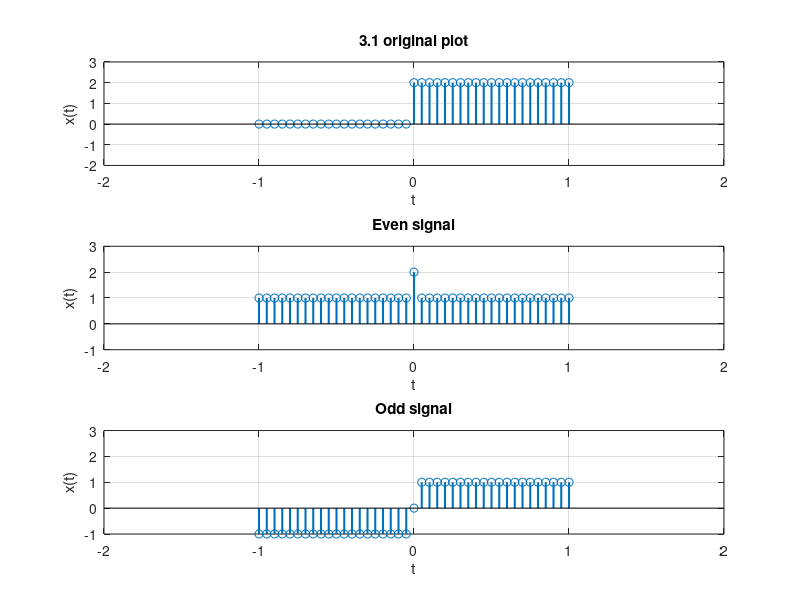

Write MATLAB code to recreate this figure.
t = -1:0.05:1;
y = 2 * ones(size(t)) .* (t >= 0);
subplot(311), stem(t, y, 'linewidth', 1.5);
xlabel('t');
ylabel('x(t)');
title('3.1 original plot');
axis([-2 2 -2 3]);
grid

yeven = (ones(size(t)) .* (t >= 0)) + (ones(size(t)) .* (t <= 0));
subplot(312), stem(t, yeven, 'linewidth', 1.5)
xlabel('t');
ylabel('x(t)');
title('Even signal');
axis([-2 2 -1 3]);
grid

yodd = (ones(size(t)) .* (t >= 0)) - (ones(size(t)) .* (t <= 0));
subplot(313), stem(t, yodd, 'linewidth', 1.5)
xlabel('t');
ylabel('x(t)');
title('Odd signal');
axis([-2 2 -1 3]);
grid;
